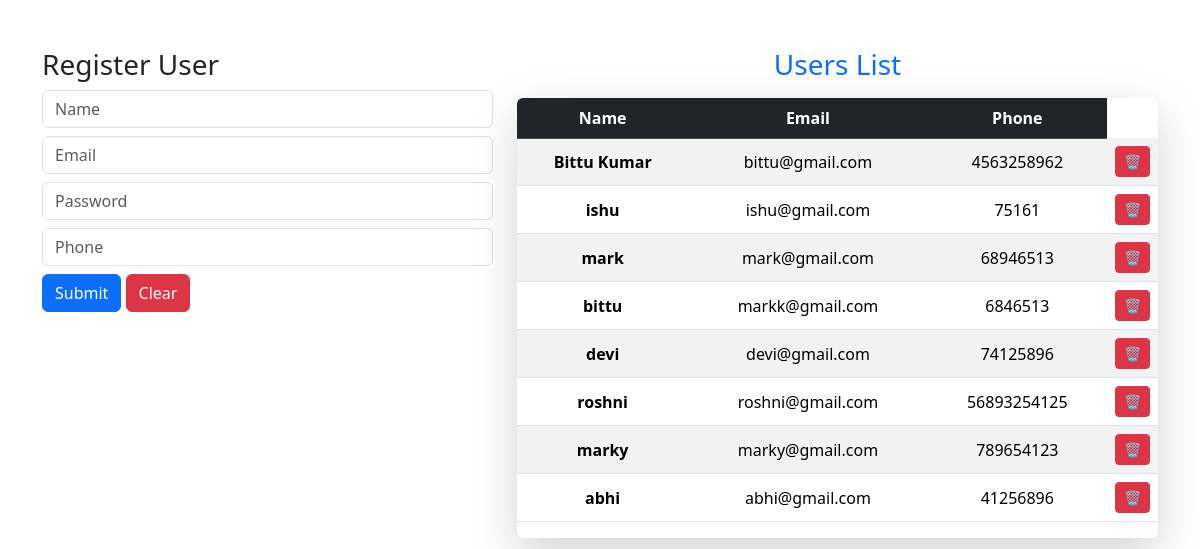
The page / on the database its author committed.
### formdata/models.py (models this page shows, shortened)
class UserData(models.Model):
    name = models.CharField(max_length=100)
    email = models.EmailField(unique=True)  # unique validation
    password = models.CharField(max_length=128)
    phone = models.CharField(max_length=15)

### formdata/views.py (the view, shortened to what this page needs)
# urls.py: 2. Add a URL to urlpatterns:  path('', views.home, name='home')
def home(request):
    errors = []  # collect all validation messages
    prev = {"name": "", "email": "", "phone": ""}
    users = UserData.objects.all()
    return render(request, "home.html", {"users": users, "errors": errors, "prev": prev})

### formdata/templates/home.html (shortened to what this page needs)
<!DOCTYPE html>
<html>
  <head>
    <link
      href="https://cdn.jsdelivr.net/npm/bootstrap@5.3.3/dist/css/bootstrap.min.css"
      rel="stylesheet"
    />
  </head>
  <body>
    <div class="container mt-5">
      <div class="row">
        <div class="col-md-5">
          <h3>Register User</h3>
          <form method="post" id="userForm">
            <input
              type="text"
              name="name"
              placeholder="Name"
              class="form-control mb-2"
              required
              value="{{ prev.name }}"
            />
            <input
              type="email"
              name="email"
              placeholder="Email"
              class="form-control mb-2"
              required
              value="{{ prev.email }}"
            />
            <input
              type="password"
              name="password"
              placeholder="Password"
              class="form-control mb-2"
              required
            />
            <input
              type="text"
              name="phone"
              placeholder="Phone"
              class="form-control mb-2"
              required
              value="{{ prev.phone }}"
            />
            <button type="submit" class="btn btn-primary">Submit</button>
            <button type="button" class="btn btn-danger" onclick="clearForm()">
              Clear
            </button>
          </form>
        </div>
        <div class="col-md-7">
          <h3 class="mb-3 text-center text-primary">Users List</h3>
          <div class="table-responsive shadow-lg rounded">
            <table class="table table-hover table-striped align-middle">
              <thead class="table-dark text-center">
                <tr>
                  <th style="width: 30%">Name</th>
                  <th style="width: 40%">Email</th>
                  <th style="width: 30%">Phone</th>
                </tr>
              </thead>
              <tbody>
                {% for user in users %}
                <tr class="text-center">
                  <td class="fw-bold">{{ user.name }}</td>
                  <td>{{ user.email }}</td>
                  <td>{{ user.phone }}</td>
                  <td>
                    <a
                      href="{% url 'delete_user' user.id %}"
                      class="btn btn-sm btn-danger"
                      onclick="return confirm('Are you sure you want to delete this user?');"
                    >
                      🗑️
                    </a>
                  </td>
                </tr>
                {% empty %}
                <tr>
                  <td colspan="3" class="text-center text-muted">
                    No users registered yet
                  </td>
                </tr>
                {% endfor %}
              </tbody>
            </table>
          </div>
        </div>
      </div>
    </div>
  </body>
</html>

### rows shown on the page
UserData: name "Bittu Kumar", email "bittu@gmail.com", phone "4563258962"
UserData: name "ishu", email "ishu@gmail.com", phone "75161"
UserData: name "mark", email "mark@gmail.com", phone "68946513"
UserData: name "bittu", email "markk@gmail.com", phone "6846513"
UserData: name "devi", email "devi@gmail.com", phone "74125896"
UserData: name "roshni", email "roshni@gmail.com", phone "56893254125"
UserData: name "marky", email "marky@gmail.com", phone "789654123"
UserData: name "abhi", email "abhi@gmail.com", phone "41256896"
